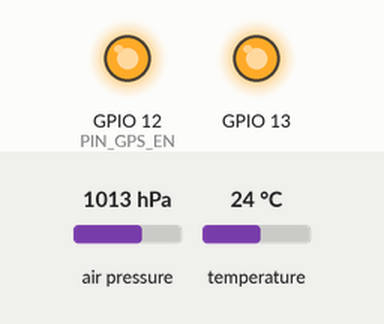
The sketch below on a simulated ESP32. On the bench: output pins drawn as LEDs (lit = HIGH). Inputs (shaded band) come from the test bench; at power-on: air pressure 1013 hPa, temperature 24 °C. What the sketch prints to the serial monitor is not drawn. At 1.5 s the program puts the board to deep sleep or switches it off; the recording ends there.

Above: at 0.1 s.
Timing chart, 0 to 1.5 s (numbered marks = the images above):
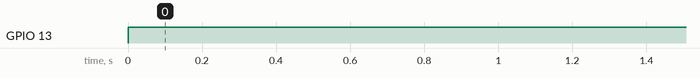

Measured:
- by itself, GPIO 13: LOW → HIGH at 0.00 s

The sketch:

Test_BMP.ino
```cpp
/******************************************************************
   Nom: Fichier Test pour la Librairie créer du GY-49
   Créer par: Vincent Lavallée
   Description: Ce programme sert de référence pour de
                futurs utilisation de la librairies créer par les
                stagiaires de recherche sur la station météo.

******************************************************************/

#define DEBUG //-> Definition exclusivement pour le débogage des modules individuels.

#define TIME_TO_SLEEP 4 //Temps pour le deep sleep (sec)
#define uS_TO_S_FACTOR 1000000  //Convertion de us a sec (microsec x 1M = sec)

#include "bmpLib.h" //Librarie développé pour le BMP388
String DATA; //Varaible qui encapsule toutes les données prises par le BMP388 sous format -String-

void setup() {
  Serial.begin(115200);
  i2c_init_(); //-> Initiation du I2C // fonction seulement disponible en mode DEBUG
  BMP3XX_init(); // Initialisation du capteur

  // Encapsulation des données:
  // Format : "Nom : Valeur"
  DATA =
    "Température(C): " + String(bmpTemp()) + "\n" +
    "Pression(hPa): " + String(bmpPression()) + "\n" +
    "Altitude(m): " + String(bmpAltitude()) + "\n";

  Serial.println(DATA); //Envoie sur le port série

  delay(1000); //Delai pour permettre l'envoie au port série

  esp_sleep_enable_timer_wakeup(TIME_TO_SLEEP * uS_TO_S_FACTOR); // Définition du deep sleep
  esp_deep_sleep_start(); // Entre en deep sleep

}

void loop() {
  //  boucle loop() n'à aucune utilitée en mode deep sleep.
}
```

bmpLib.h
```cpp
/******************************************************************
   Nom: bmpLib.h
   Créer par: Vincent Lavallée, Annabelle Lambert, Raphael Richard
   Description: Librarie créer par les stagiaires de recherche de
                Station météo pour permettre une acquisition simple
                des données du BMP388.

   Type de données :
                    - Température (C) // Non-Calibré
                    - Pression (Pa)   // Non-Calibré
                    - Altitude (m)    // Non-Calibré

   Liens :
          -
          -

******************************************************************/

#ifdef DEBUG //-> Définition pour le DEBUG des modules individuels, NE PAS ACTIVER DANS LE CODE COMPLET DE LA STATION.
#include <Wire.h> //Introduit la librarie I2C
#endif

//--- LIBRARIES UTILISÉES POUR LE BMP388 ---//
#include <Adafruit_Sensor.h> // DE ADAFRUIT //
#include "Adafruit_BMP3XX.h" // DE ADAFRUIT //
//------------------------------------------//
#define SEALEVELPRESSURE_HPA (1013.25) //Définition de la pression au niveau de la mer.

Adafruit_BMP3XX bmp; //Déclaration d'objet.

bool BMP3XX_init() { // -> Fonction à introduire après l'initialisation du I2C. Permet l'initialisation de l'objet / module BMP388
  bool retCode = false; // -> valeur de retour de référence.

  while (!Serial);
  Serial.println("Adafruit BMP388 / BMP390 test");

  if (!bmp.begin_I2C()) {   // hardware I2C mode, can pass in address & alt Wire
    //if (! bmp.begin_SPI(BMP_CS)) {  // hardware SPI mode
    //if (! bmp.begin_SPI(BMP_CS, BMP_SCK, BMP_MISO, BMP_MOSI)) {  // software SPI mode
    Serial.println("Could not find a valid BMP3 sensor, check wiring!");
  } else {
    // Set up oversampling and filter initialization
    bmp.setTemperatureOversampling(BMP3_OVERSAMPLING_8X);
    bmp.setPressureOversampling(BMP3_OVERSAMPLING_4X);
    bmp.setIIRFilterCoeff(BMP3_IIR_FILTER_COEFF_3);
    bmp.setOutputDataRate(BMP3_ODR_50_HZ);

    retCode = true; // -> true : confirme le fonctionnement du BMP388
  }
  //------------------------------------------------//
  // Prise de mesure initiale pour éviter la prise  //
  // de données erroné.                             //
  //                                                //
  // Remarque : Sans cette prise de donnée initiale //
  //            le capteur ne fait que répéter les  //
  //            mêmes données.                      //
  //------------------------------------------------//
  int temp = bmp.readTemperature();                 //
  int alt = bmp.readAltitude(SEALEVELPRESSURE_HPA); //
  int pressure = bmp.readPressure();                //
  //------------------------------------------------//

  return retCode; // -> retourne la valeur true si le capteur est bien initié, faux dans le cas contraire.
}

float bmpTemp() { // Retourne la température capté
  return bmp.readTemperature();
}

float bmpPression(int echelle = 100) { // Retourne la pression capté
  return bmp.readPressure() / echelle;
}

float bmpAltitude() { // Retourne l'alitude capté
  return bmp.readAltitude(SEALEVELPRESSURE_HPA);
}

String Err_bmp3xx() { // Message d'erreur.
  if (! bmp.performReading()) {
    return "Failed to perform reading :(";
  }
  else {
    return "BMP3XX Connected!";
  }
}

uint8_t BMP3XX_ChipID() { // Informations sur le BMP280;
  return bmp.chipID();
}

#ifdef DEBUG // -> initialisation de l'I2C, EN MODE DEBUG SEULEMENT
void i2c_init_(const int PIN_GPS_EN = 12, const int PIN_POW_EN = 13) {

  pinMode(PIN_GPS_EN, OUTPUT);
  pinMode(PIN_POW_EN, OUTPUT);
  digitalWrite(PIN_GPS_EN, HIGH);
  digitalWrite(PIN_POW_EN, HIGH);

  delay(500);
}

#endif
```
